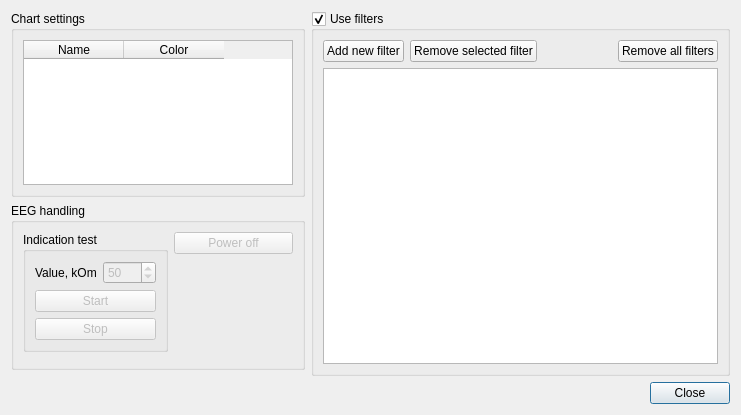
<?xml version="1.0" encoding="UTF-8"?>
<ui version="4.0">
 <class>SettingsForm</class>
 <widget class="QDialog" name="SettingsForm">
  <property name="geometry">
   <rect>
    <x>0</x>
    <y>0</y>
    <width>741</width>
    <height>415</height>
   </rect>
  </property>
  <property name="windowTitle">
   <string>Settings</string>
  </property>
  <layout class="QGridLayout" name="gridLayout_2">
   <item row="4" column="2">
    <widget class="QPushButton" name="pb_Close">
     <property name="text">
      <string>Close</string>
     </property>
    </widget>
   </item>
   <item row="0" column="0">
    <widget class="QGroupBox" name="groupBox_2">
     <property name="sizePolicy">
      <sizepolicy hsizetype="Preferred" vsizetype="Expanding">
       <horstretch>0</horstretch>
       <verstretch>0</verstretch>
      </sizepolicy>
     </property>
     <property name="title">
      <string>Chart settings</string>
     </property>
     <layout class="QGridLayout" name="gridLayout_3">
      <item row="0" column="0">
       <widget class="QTableWidget" name="tw_EegChannels">
        <property name="editTriggers">
         <set>QAbstractItemView::NoEditTriggers</set>
        </property>
        <attribute name="verticalHeaderVisible">
         <bool>false</bool>
        </attribute>
        <attribute name="verticalHeaderDefaultSectionSize">
         <number>23</number>
        </attribute>
        <column>
         <property name="text">
          <string>Name</string>
         </property>
        </column>
        <column>
         <property name="text">
          <string>Color</string>
         </property>
        </column>
       </widget>
      </item>
     </layout>
    </widget>
   </item>
   <item row="4" column="1">
    <spacer name="horizontalSpacer">
     <property name="orientation">
      <enum>Qt::Horizontal</enum>
     </property>
     <property name="sizeHint" stdset="0">
      <size>
       <width>40</width>
       <height>20</height>
      </size>
     </property>
    </spacer>
   </item>
   <item row="0" column="1" rowspan="4" colspan="2">
    <widget class="QGroupBox" name="gb_UseFilters">
     <property name="title">
      <string>Use filters</string>
     </property>
     <property name="checkable">
      <bool>true</bool>
     </property>
     <layout class="QGridLayout" name="gridLayout_5">
      <item row="0" column="0">
       <widget class="QPushButton" name="pb_AddFilter">
        <property name="text">
         <string>Add new filter</string>
        </property>
       </widget>
      </item>
      <item row="0" column="1">
       <widget class="QPushButton" name="pb_RemoveSelectedFilter">
        <property name="text">
         <string>Remove selected filter</string>
        </property>
       </widget>
      </item>
      <item row="0" column="2">
       <spacer name="horizontalSpacer_2">
        <property name="orientation">
         <enum>Qt::Horizontal</enum>
        </property>
        <property name="sizeHint" stdset="0">
         <size>
          <width>69</width>
          <height>20</height>
         </size>
        </property>
       </spacer>
      </item>
      <item row="0" column="3">
       <widget class="QPushButton" name="pb_RemoveAllFilters">
        <property name="text">
         <string>Remove all filters</string>
        </property>
       </widget>
      </item>
      <item row="1" column="0" colspan="4">
       <widget class="QListWidget" name="lw_Filters"/>
      </item>
     </layout>
    </widget>
   </item>
   <item row="1" column="0">
    <widget class="QGroupBox" name="groupBox">
     <property name="title">
      <string>EEG handling</string>
     </property>
     <layout class="QGridLayout" name="gridLayout">
      <item row="0" column="1">
       <widget class="QPushButton" name="pb_PowerOff">
        <property name="enabled">
         <bool>false</bool>
        </property>
        <property name="text">
         <string>Power off</string>
        </property>
       </widget>
      </item>
      <item row="0" column="0" rowspan="2">
       <widget class="QGroupBox" name="groupBox_3">
        <property name="title">
         <string>Indication test</string>
        </property>
        <layout class="QGridLayout" name="gridLayout_4">
         <item row="0" column="0">
          <widget class="QLabel" name="label_2">
           <property name="text">
            <string>Value, kOm</string>
           </property>
          </widget>
         </item>
         <item row="0" column="1">
          <widget class="QSpinBox" name="sb_IndicationValue">
           <property name="enabled">
            <bool>false</bool>
           </property>
           <property name="maximum">
            <number>1177</number>
           </property>
           <property name="value">
            <number>50</number>
           </property>
          </widget>
         </item>
         <item row="1" column="0" colspan="2">
          <widget class="QPushButton" name="pb_IndicationStart">
           <property name="enabled">
            <bool>false</bool>
           </property>
           <property name="text">
            <string>Start</string>
           </property>
          </widget>
         </item>
         <item row="2" column="0" colspan="2">
          <widget class="QPushButton" name="pb_IndicationStop">
           <property name="enabled">
            <bool>false</bool>
           </property>
           <property name="text">
            <string>Stop</string>
           </property>
          </widget>
         </item>
        </layout>
       </widget>
      </item>
      <item row="1" column="1" rowspan="2">
       <spacer name="verticalSpacer">
        <property name="orientation">
         <enum>Qt::Vertical</enum>
        </property>
        <property name="sizeHint" stdset="0">
         <size>
          <width>20</width>
          <height>40</height>
         </size>
        </property>
       </spacer>
      </item>
     </layout>
    </widget>
   </item>
   <item row="2" column="0">
    <spacer name="verticalSpacer_2">
     <property name="orientation">
      <enum>Qt::Vertical</enum>
     </property>
     <property name="sizeHint" stdset="0">
      <size>
       <width>20</width>
       <height>40</height>
      </size>
     </property>
    </spacer>
   </item>
  </layout>
 </widget>
 <tabstops>
  <tabstop>tw_EegChannels</tabstop>
  <tabstop>sb_IndicationValue</tabstop>
  <tabstop>pb_IndicationStart</tabstop>
  <tabstop>pb_IndicationStop</tabstop>
  <tabstop>pb_PowerOff</tabstop>
 </tabstops>
 <resources/>
 <connections/>
</ui>
